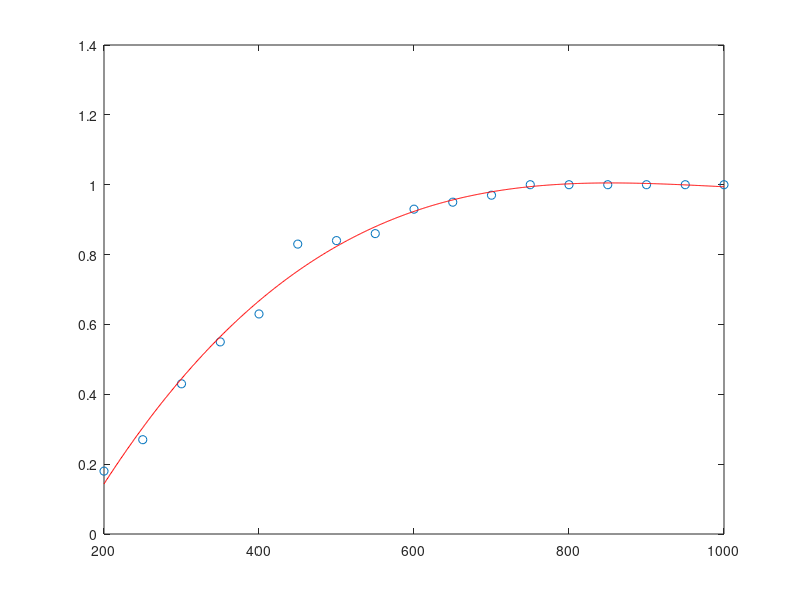

This chart was generated by the following MATLAB code: (Note: this script raises an error after producing the figure.)
N=10000;
testn=200:50:1000;  %sample size
C=zeros(size(testn));

for t=1:length(testn)
    c=0;
for k=1:100
    naa=1600; nAa=4800; nAA=3600;
    y1=[1*randn(naa,1); 2+sqrt(2)*randn(nAa,1); 4+sqrt(3)*randn(nAA,1)];
    x=[zeros(naa,1); ones(nAa,1); 2*ones(nAA,1)];

    n=testn(t);
    idx=randperm(N);
    i=idx(1:n);
    y1=y1(i);
    x=x(i);

    %boxplot(y1,x) % evqtlplot(y1,x,1)
    %{
    mdl = LinearModel.fit(x,y1);
    y2=mdl.Residuals.Raw;
    mdl2 = LinearModel.fit(x,y2.^2);
    mdl2.Coefficients.Estimate(2)    % snp_eff_dispertion
    mdl2.Coefficients.pValue(2)      % snp_dispertion p-value =0.8328
    %}

    %%
    [b]=regress(y1,[ones(size(x)) x]);
    y2=y1-(b(1)+b(2)*x);
    [effs, ~, ~, ~, Stats]=regress(y2.^2,[ones(size(x)) x]);
    p=Stats(3);
    %effsize=effs(2)
    if p<=0.05/n, c=c+1; end
   
end
    C(t)=c/100;
end

%%
h=figure;
plot(testn,C,'o');
hold on
p=polyfit(testn,C,3);
xt=min(testn):max(testn);
f=polyval(p,xt);
plot(xt,f,'r-');
%ylim([0 1])
pubgraph(h)

